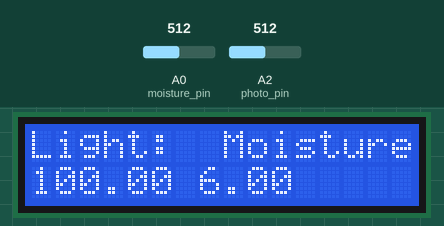
Recording of a sketch running on a simulated Arduino Uno, built with avr-gcc and run on an emulated ATmega328P. Parts: 16×2 character LCD. Inputs (shaded band) come from the test bench; at power-on: A0 (moisture_pin) = 512, A2 (photo_pin) = 512. No radio packets arrive unless stated; what the sketch prints to the serial monitor is not drawn.

Above: at 1.2 s.
1.3 s: A0 (moisture_pin) set to 716
At 6.0 s:
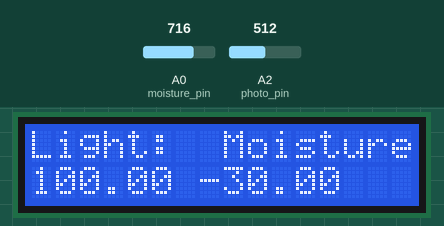
6.6 s: A2 (photo_pin) set to 306
At 10.5 s:
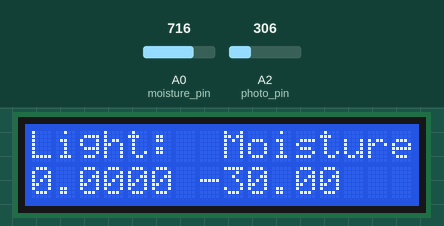
11.6 s: A0 (moisture_pin) set to 900
At 16.2 s:
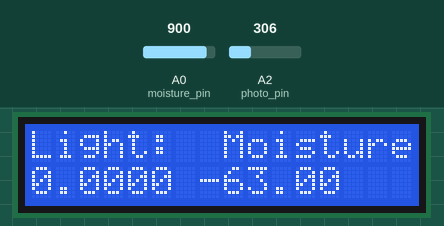
16.6 s: A2 (photo_pin) set to 511
At 20.7 s:
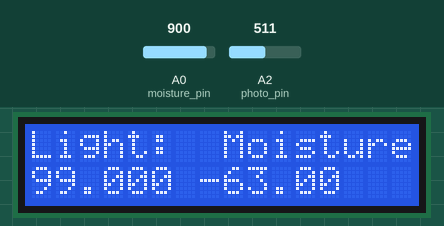
21.6 s: A0 (moisture_pin) set to 1023
At 26.3 s:
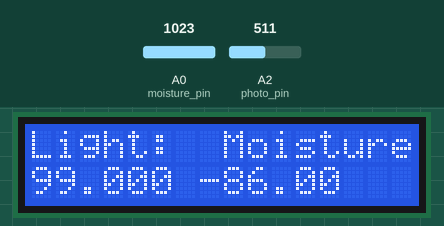
26.6 s: A2 (photo_pin) set to 716
At 31.0 s:
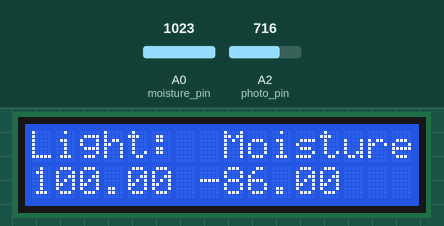
Timing chart, 0 to 32.5 s (numbered marks = the images above; inputs shaded):
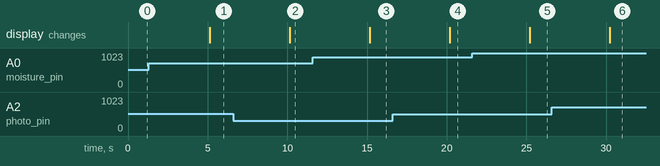

Measured:
- after the input at 1.3 s, the display: changes after 3.8 s (image 1)
- after the input at 6.6 s, the display: changes after 3.5 s (image 2)
- after the input at 11.6 s, the display: changes after 3.6 s (image 3)
- after the input at 16.6 s, the display: changes after 3.6 s (image 4)
- after the input at 21.6 s, the display: changes after 3.6 s (image 5)
- after the input at 26.6 s, the display: changes after 3.6 s (image 6)

The sketch:

light_moisture_nrf24l01.ino
```cpp
#include <SPI.h>
#include <nRF24L01.h> //library for the wireless transceiver nrf24l01
#include <RF24.h> //library for the wireless transceiver nrf24l01
#include <Wire.h>
#include <LCD.h> // library for the lcd with a module
#include <LiquidCrystal_I2C.h>  // library for the lcd with a module

LiquidCrystal_I2C  lcd(0x3F,2,1,0,4,5,6,7);

RF24 radio(7, 8); // CE, CSN for the nrf24l01
const byte address[6] = "00001"; //00001 is a password so it can communicate with the other nrf24l01

int photo_pin = 2;  //set pin d2 to the photocell as input
int minLight;   //calibrate to the min reading
int maxLight;   //calibrate to the max reading
int lightLevel;   //determine the level of light
float adjustedLightLevel;

int moisture_pin = A0;  //set pin A0 to the moisture sensor as input
float moisture_value ;  //mositure output value

void setup() {

    Serial.begin(9600); //the values sent by the sensor can be monitored

    //SETUP THE LCD
    lcd.setBacklightPin(3,POSITIVE);
    lcd.setBacklight(HIGH);   //turn the backlight on by setting it to HIGH
    lcd.begin(16, 2);
    lcd.clear();

    //SETTING UP THE NRF24L01
    radio.begin(); //nrf is ready to send values
    radio.openWritingPipe(address);
    radio.setPALevel(RF24_PA_MIN);
    radio.stopListening();

    //Setup the starting light level limits
    lightLevel=analogRead(photo_pin);  //the level of light will be set to a certain value
    minLight=lightLevel-20; //determine the min level of light
    maxLight=lightLevel;  //determine the max level of light

    lcd.print("Light:  Moisture:"); //values of the sensors will be displayed in the lcd screen
}
void loop() {

     lcd.setCursor(0, 1); //moisture name and value will be displayed at the begining of the screen
     moisture_value= analogRead(moisture_pin); //moisture sensor reading
     moisture_value = map(moisture_value,550,0,0,100);

     //auto-adjust the minimum and maximum limits in real time
     lightLevel=analogRead(photo_pin);
     if(minLight>lightLevel){ //when it is dark
        minLight=lightLevel;
     }
     if(maxLight<lightLevel){ // when it is light
        maxLight=lightLevel;
     }

     adjustedLightLevel = map(lightLevel, minLight, maxLight, 0, 100); //Adjust the light level to produce a result between 0 and 100.

     lcd.print(adjustedLightLevel); //the light level will be displayed in the lcd screen
     lcd.setCursor(7,1);  //light name and value will be in the middle of the screen
     lcd.print(moisture_value); //values of moisture sensor will be displayed in the lcd screen
     delay(5000); //values will update every 5 minutes

    //int potValue = analogRead(A0);
     radio.write(&moisture_value, sizeof(moisture_value)); //nrf24l01 will start transmitting values from sensors
     Serial.println(moisture_value);  //values can be displayed by the serial monitor

     delay(5);
}
```
